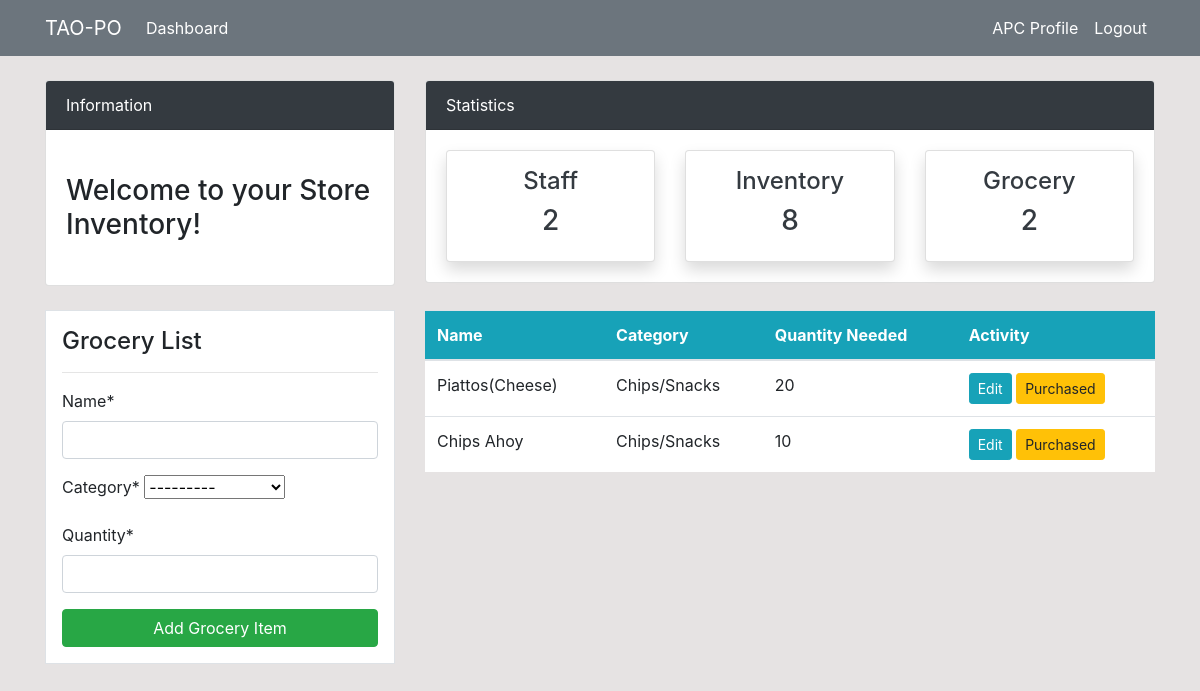
Page /grocery/ (signed in) on the committed database.
### dashboard/models.py (models this page shows, shortened)
class Grocery(models.Model):
    name = models.CharField(max_length=100, null=True)
    category = models.CharField(max_length=20, choices=CATEGORY, null=True)
    quantity = models.PositiveBigIntegerField(null=True)
    class Meta:
        verbose_name_plural= 'Grocery'

### dashboard/views.py (the view)
# urls.py: path('grocery/', views.grocery, name='dashboard-grocery'),
@login_required
def grocery(request):
    items = Grocery.objects.all() #Using ORM
    employees_count = User.objects.all().count()
    items_count = Product.objects.all().count()
    grocery_count = Grocery.objects.all().count()
    if request.method =='POST':
        form = GroceryForm(request.POST)
        if form.is_valid():
            form.save()
            return redirect ('dashboard-grocery')
    else:
        form = GroceryForm()
    context ={
        'items': items,
        'form': form,
        'employees_count': employees_count,
        'items_count': items_count,
        'grocery_count': grocery_count,
    }
    return render(request, 'dashboard/grocery.html', context)

### dashboard/forms.py
class GroceryForm(forms.ModelForm):
    class Meta:
        model = Grocery
        fields = ['name', 'category', 'quantity',]

### templates/dashboard/grocery.html (shortened to what this page needs)
{% extends 'partials/base.html' %}
{% load crispy_forms_tags %}
{% block content %}
{% include 'partials/topnav.html' %}
    <div class="container">
        <div class="row my-4">
            <div class="col-md-4">
                <div class="border bg-white p-3">
                    <h4>Grocery List</h4>
                    <hr>
                    <form method="POST">
                        {{ form|crispy }}
                        <input class="btn btn-success btn-block" type="submit" value="Add Grocery Item">
                    </form>
                </div>
            </div>
            <div class="col-md-8">
                <table class="table bg-white">
                    <thead class="bg-info">
                        <tr class="text-white">
                            <th scope="col">Name</th>
                            <th scope="col">Category</th>
                            <th scope="col">Quantity Needed</th>
                            <th scope="col">Activity</th>
                        </tr>
                    </thead>
                    <tbody>
                        {% for item in items %}
                        <tr>
                            <td>{{ item.name }}</td>
                            <td>{{ item.category }}</td>
                            <td>{{ item.quantity }}</td>
                            <td>
                                <a class="btn btn-info btn-sm" href="{% url 'dashboard-grocery-edit' item.id %}">Edit</a>
                                <a class="btn btn-warning btn-sm" href="{% url 'dashboard-grocery-purchased' item.id %}">Purchased</a>
                            </td>
                        </tr>
                        {% endfor %}
                    </tbody>
                </table>
            </div>
        </div>
    </div>
{% endblock %}

### templates/partials/nav.html (shortened to what this page needs)
   <nav class="navbar navbar-expand-lg navbar-secondary bg-secondary">
    <div class="container">
        <a class="navbar-brand text-white" href="{% url 'dashboard-index' %}">TAO-PO</a>
    {% if user.is_authenticated  %}
        <div class="collapse navbar-collapse" id="navbarSupportedContent">
            <ul class="navbar-nav mr-auto">
                <li class="nav-item active">
                    <a class="nav-link text-white" href="{% url 'dashboard-index' %}">Dashboard </a>
                </li>
            </ul>
            <ul class="navbar-nav ml-auto">
                <li class="nav-item active">
                    <a class="nav-link text-white" href="{% url 'user-profile' %}">{{ user.username }} Profile </a>
                </li>
                <li class="nav-item">
                    <a class="nav-link text-white" href="{% url 'user-logout' %}">Logout</a>
                </li>
            </ul>
        {% endif %}
        </div>
    </div>
</nav>

### static/style.css (style rules this page uses)
body { background: rgb(230, 227, 227); }

### rows in the picture
Grocery: name "Piattos(Cheese)", category "Chips/Snacks", quantity "20"
Grocery: name "Chips Ahoy", category "Chips/Snacks", quantity "10"

### other values in the picture
{{ user.username }} "APC"
{{ employees_count }} "2"
{{ items_count }} "8"
{{ grocery_count }} "2"
